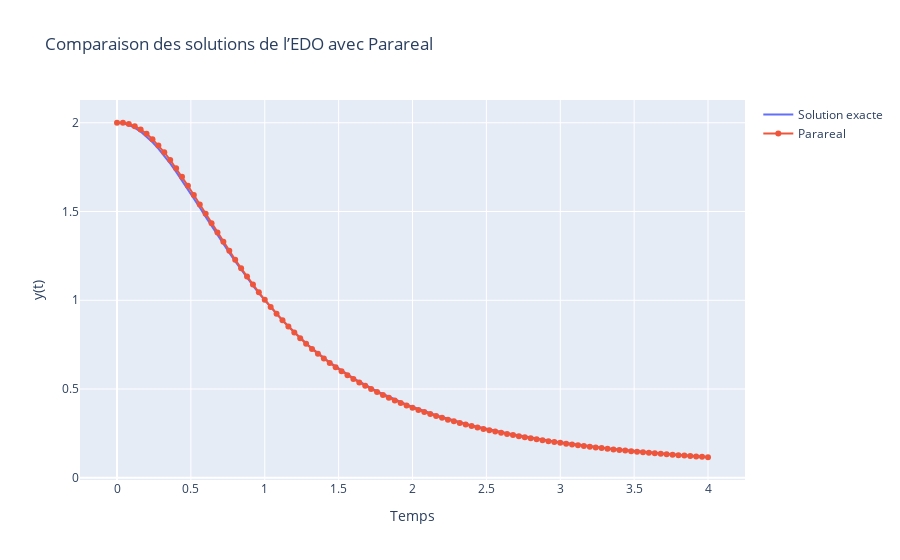

This figure's notebook cell:
### Code cell
from parareal import *

# Paramètres
Nh = 100 
tspan = [0, 4] 
y0 = [2] 

# tracons la solution exacte
t = np.linspace(0, 4, 100)
y = sol_exacte(t)

tol = 1e-1
max_iter = 10
G_Nh=1
F_Nh=1
G = lambda tspan,u0, :feuler(f, tspan, u0, G_Nh)[1][-1]
F = lambda tspan,u0, :feuler(f, tspan, u0, F_Nh)[1][-1]

# # Résolution de l'EDO par Parareal
t_sol,iterations, solution = parareal(G, F, tspan, y0, Nh, max_iter, tol)


import plotly.graph_objects as go
# Tracé avec Plotly
fig = go.Figure()
fig.add_trace(go.Scatter(x=t, y=y, mode='lines', name='Solution exacte'))
fig.add_trace(go.Scatter(x=t_sol, y=solution[:,0], mode='lines+markers', name='Parareal'))

fig.update_layout(title='Comparaison des solutions de l’EDO avec Parareal',
                  xaxis_title='Temps',
                  yaxis_title='y(t)',
                  showlegend=True)
